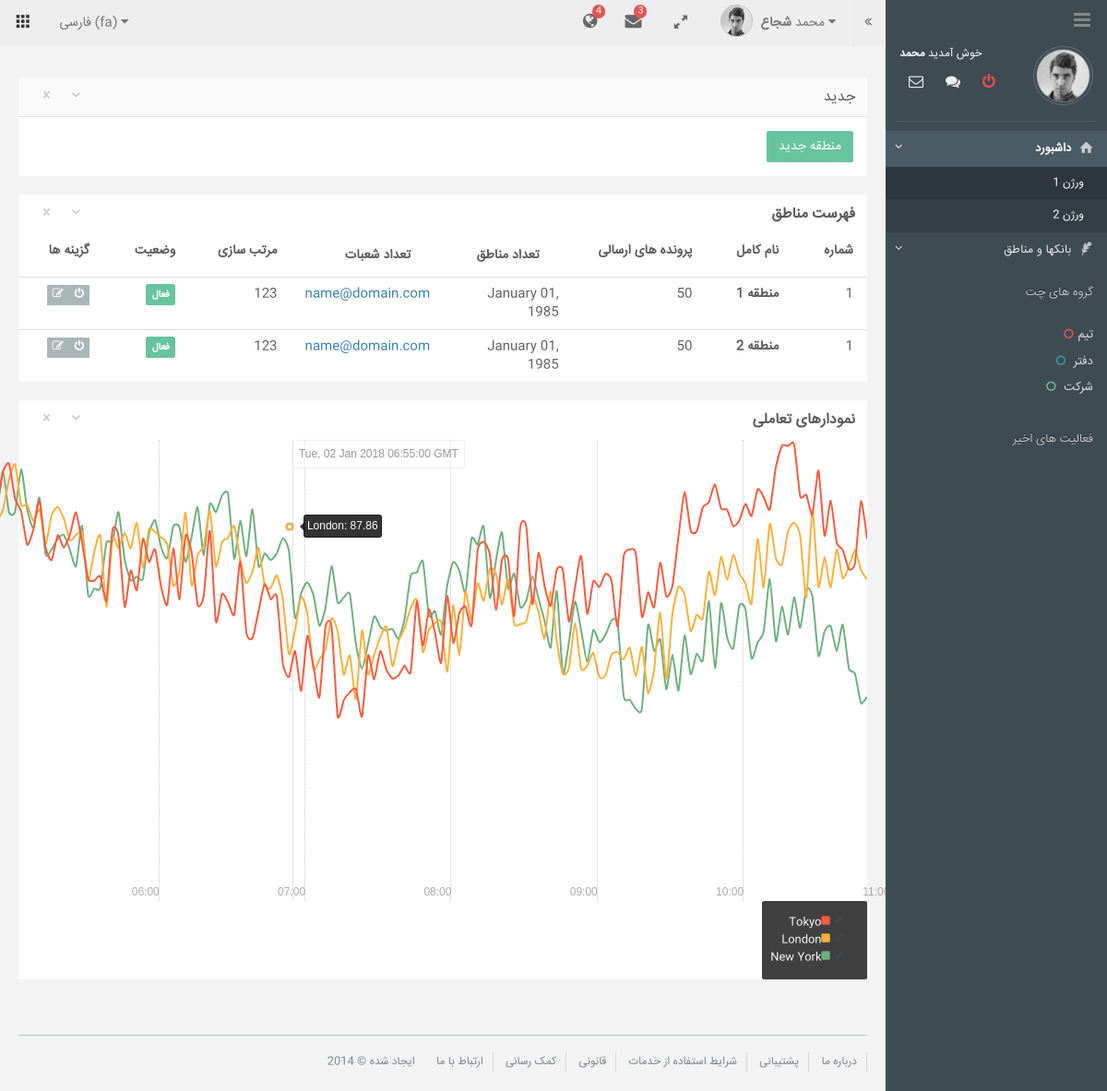
Before: /bank/areas/ with the older database file.
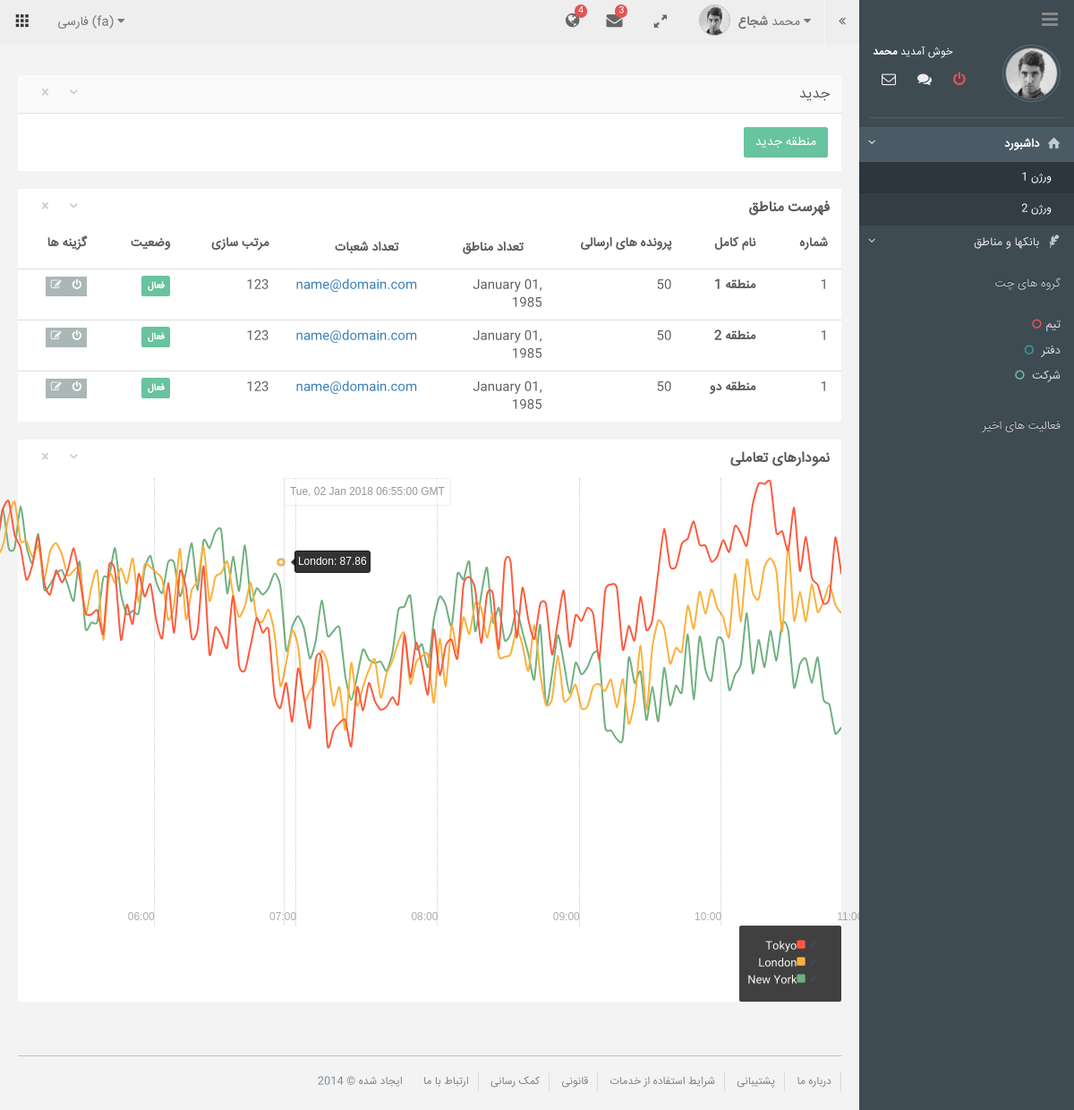
After: the same page with the newer database file.
### bank/models.py (models this page shows)
@python_2_unicode_compatible
class ManagementAreas(Base, Location):
    name = models.CharField(_('area name'), max_length=100)
    bank = models.ForeignKey(Bank, verbose_name=_('bank'), related_name='areas', on_delete=models.CASCADE)
    state = models.ForeignKey(State, verbose_name=_('state'), related_name='areas_state', on_delete=models.CASCADE)
    class Meta:
        ordering = ['name']
        verbose_name = _('bank')
        verbose_name_plural = _('banks')
        db_table = 'areas'
    def __str__(self):
        return self.name

### bank/views.py (the view)
def management_area_list(request):
    areas = ManagementAreas.objects.all()
    return render(request, 'bank/management_area/list.html', {'areas': areas})

### bank/templates/bank/management_area/list.html (shortened to what the changed rows need)
{% extends 'bank/base.html' %}
{% block content %}
    <ul>
            <div class="row">
                <div class="col-md-12 portlets ui-sortable">
						<div class="widget">
							<div class="widget-header">
								<h2>جدید</h2>
							</div>
						</div>
					</div>
            </div>
            <div class="row">
					<div class="col-md-12">
						<div class="widget">
							<div class="widget-header transparent">
								<h2><strong>فهرست مناطق</strong> </h2>
							</div>
							<div class="widget-content">
								<div class="table-responsive">
									<table data-sortable="" class="table" data-sortable-initialized="true">
										<thead>
											<tr>
												<th>شماره</th>
												<th>نام کامل</th>
												<th>پرونده های ارسالی</th>
												<th>تعداد مناطق</th>
												<th>تعداد شعبات</th>
												<th data-sortable="false">مرتب سازی</th>
												<th>وضعیت</th>
												<th data-sortable="false">گزینه ها</th>
											</tr>
										</thead>
										<tbody>
                                            {% for area in areas %}
                                                <tr>
                                                    <td>1</td>
                                                    <td><strong>{{ area }}</strong></td>
                                                    <td>50</td><td>January 01, 1985</td><td><a href="mailto:#">name@domain.com</a></td>
                                                    <td>123</td><td><span class="label label-success">فعال</span></td>
                                                    <td>
                                                        <div class="btn-group btn-group-xs">
                                                            <a data-toggle="tooltip" title="خاموش" class="btn btn-default"><i class="fa fa-power-off"></i></a>
                                                            <a href="{% url "bank:edit_area" area.id %}" data-toggle="tooltip" title="ویرایش" class="btn btn-default"><i class="fa fa-edit"></i></a>
                                                        </div>
                                                    </td>
                                                </tr>
                                            {% endfor %}
										</tbody>
									</table>
								</div>
							</div>
						</div>
					</div>
				</div>
            <div class="row">
					<div class="col-md-12 portlets ui-sortable">
						<div class="widget">
							<div class="widget-header transparent">
								<h2><strong>نمودارهای تعاملی</strong></h2>
							</div>
							<div class="widget-content">
								<div id="chart-5" class="rickshaw_graph"><div class="detail" style="left: 296.879px;"><div class="x_label left"></div><div class="item active left" style="top: 93.2613px;"></div><div class="dot active" style="top: 93.2613px; border-color: rgb(252, 176, 60);"></div></div><div class="x_tick plain" style="left: 151.738px;"><div class="title"></div></div><div class="x_tick plain" style="left: 310.074px;"><div class="title"></div></div><div class="x_tick plain" style="left: 468.409px;"><div class="title"></div></div><div class="x_tick plain" style="left: 626.745px;"><div class="title"></div></div><div class="x_tick plain" style="left: 785.081px;"><div class="title"></div></div><div class="x_tick plain" style="left: 943.416px;"><div class="title"></div></div></div>
							</div>
						</div>
					</div>
				</div>
    </ul>
{% endblock %}

Changed rows visible on the page:
added ManagementAreas: name "منطقه دو"
